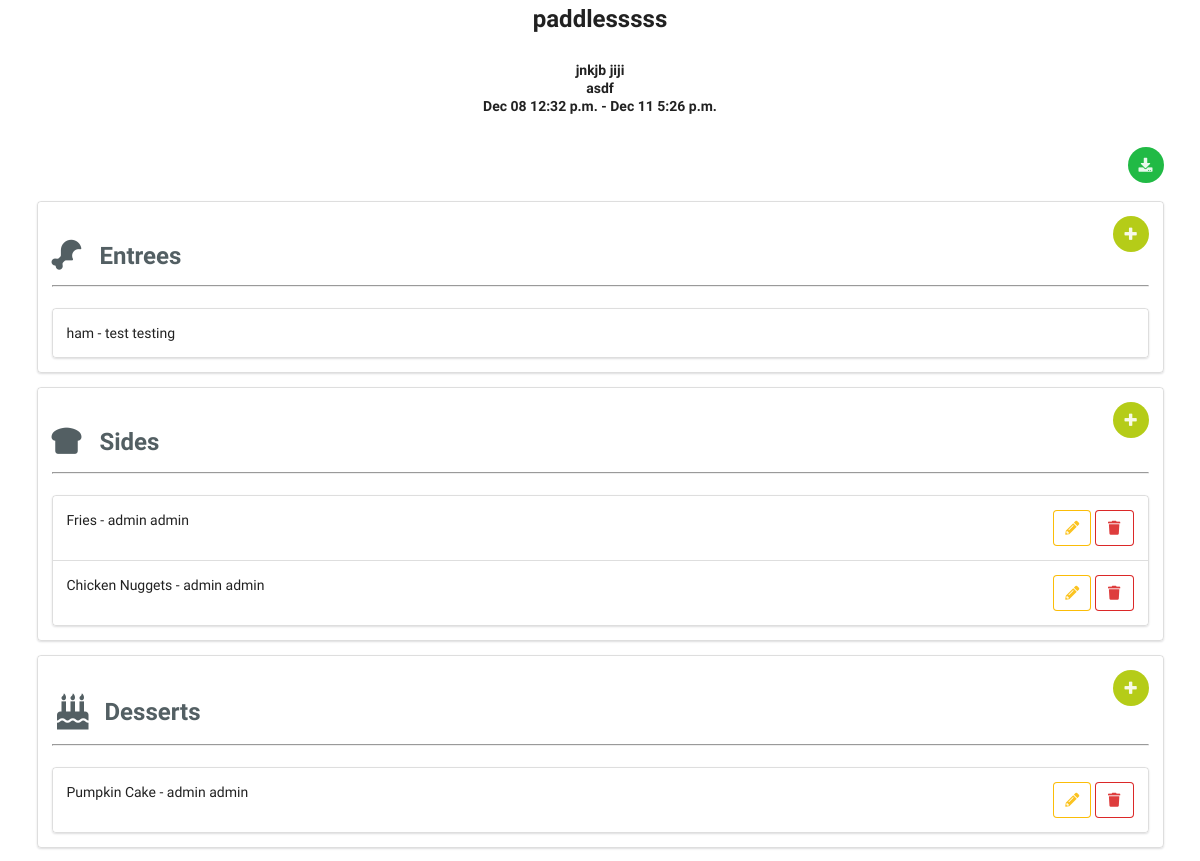
The page /events/16 (signed in, middle part) on the database as committed earlier.
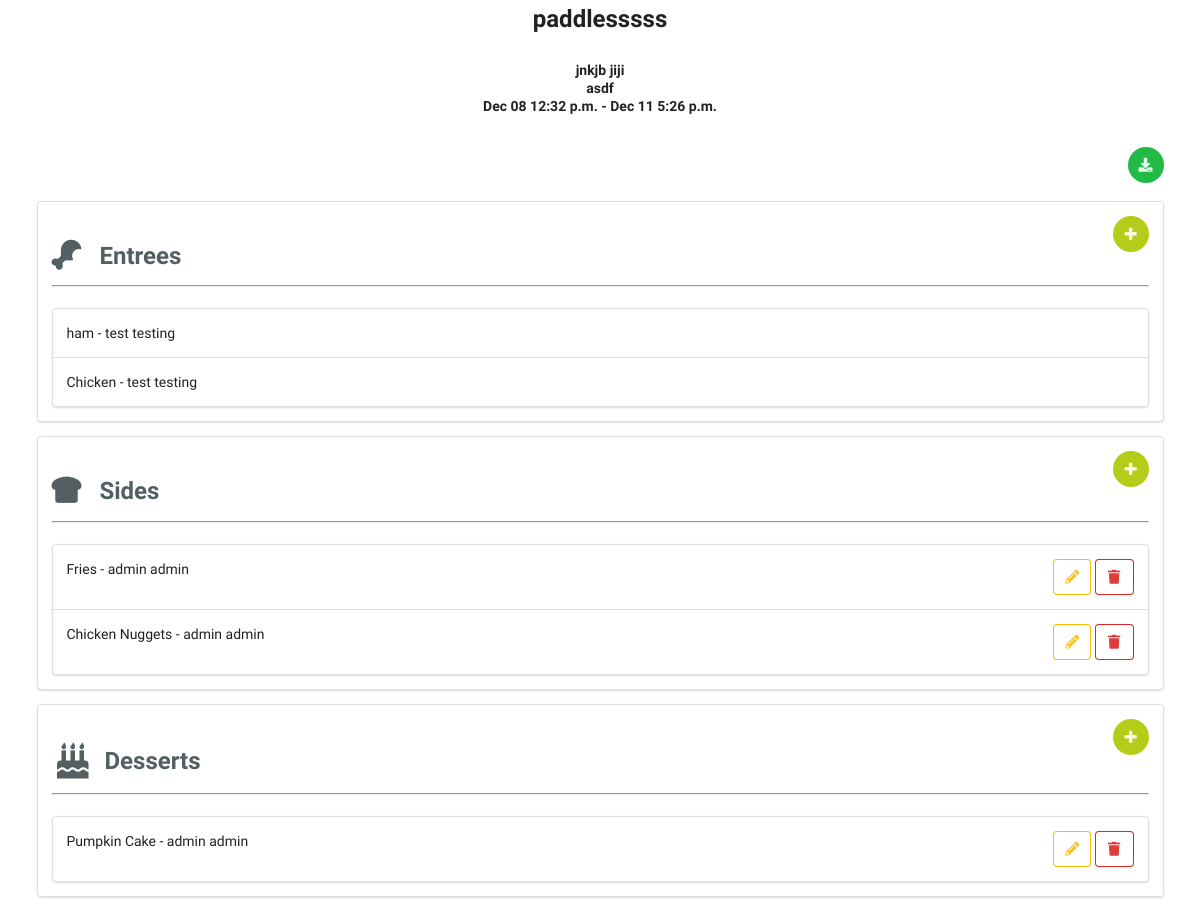
The same page on the database as committed later.
### planner/models.py (models this page shows, shortened)
class Item(models.Model):
  name = models.CharField(max_length=200)
  category = models.CharField(max_length=200)
  userId = models.IntegerField()
  image = models.ImageField(upload_to='pictures', default='pictures/noimg.jpg')
  event = models.ForeignKey(Event, on_delete=models.CASCADE)
  created_by = models.CharField(max_length=100, default='admin@admin.com')

### planner/views.py (the view)
# urls.py: path('events/<int:pk>', views.event_details, name="event_details"),
def event_details(request, pk):
  event = Event.objects.get(pk=pk)
  items = Item.objects.all()
  entrees = Item.objects.filter(category = 'Entree', event = event)
  sides = Item.objects.filter(category = 'Side', event = event)
  desserts = Item.objects.filter(category = 'Dessert', event = event)
  drinks = Item.objects.filter(category = 'Drink', event = event)
  supplies = Item.objects.filter(category = 'Supplie', event = event)
  username = request.user.first_name + " " + request.user.last_name
  context = {
    'event': event,
    'items': items,
    'entrees': entrees,
    'sides': sides,
    'desserts': desserts,
    'drinks': drinks,
    'supplies': supplies,
    'username': username,
  }
  return render(request, 'planner/eventdetails.html', context)

### planner/templates/planner/eventdetails.html (shortened to what the changed rows need)
{% extends 'planner/base.html' %}
{% block body %}
  <div class="ui container">
    <br />
    <br />
    <h2 class="ui center aligned header">
      <br />
      {{ event.name }}
    </h2>
    <br />
    <br />
    <div class="ui segments">
      <div class="ui segment">
        <h2 class="ui header" style="color: #535F63">
          <i class="fas fa-drumstick-bite fa-lg"></i>
          <div class="content">
            &nbsp; Entrees
          </div>
        </h2>
      </div>
      <div class="ui segments">
        {% if entrees.count == 0 %}
          <div class="ui segment">
            <h4 class="ui blue header">
              No one signed up for entrees
            </h4>
          </div>
        {% else %}
          {% for entree in entrees %}
            <div class="ui clearing segment">
              <p>{{ entree.name }} - {{ entree.created_by }}</p>
            </div>
          {% endfor %}
        {% endif %}
      </div>
    </div>
    <div class="ui segments">
      <div class="ui segment">
        <h2 class="ui header" style="color: #535F63">
          <i class="fas fa-bread-slice fa-lg"></i>
          <div class="content">
            &nbsp; Sides
          </div>
        </h2>
      </div>
      <div class="ui segments">
        {% if sides.count == 0 %}
          <div class="ui segment">
            <h4 class="ui blue header">
              No one signed up for sides
            </h4>
          </div>
        {% else %}
          {% for side in sides %}
            <div class="ui clearing segment">
              {% if side.created_by == username %}
                <a class="ui icon basic red button right floated" href="{% url 'delete_item' side.id %}">
                  <i class="icon trash red"></i>
                </a>
                <a class="ui icon basic yellow button right floated" href="{% url 'update_item' side.id %}">
                  <i class="icon pencil yellow"></i>
                </a>
              {% endif %}
              <p>{{ side.name }} - {{ side.created_by }}</p>
            </div>
          {% endfor %}
        {% endif %}
      </div>
    </div>
    <div class="ui segments">
      <div class="ui segment">
        <h2 class="ui header" style="color: #535F63">
          <i class="birthday cake icon"></i>
          <div class="content">
            Desserts
          </div>
        </h2>
      </div>
      <div class="ui segments">
        {% if desserts.count == 0 %}
          <div class="ui segment">
            <h4 class="ui blue header">
              No one signed up for desserts
            </h4>
          </div>
        {% else %}
          {% for dessert in desserts %}
            <div class="ui clearing segment">
              {% if dessert.created_by == username %}
                <a class="ui icon basic red button right floated" href="{% url 'delete_item' dessert.id %}">
                  <i class="icon trash red"></i>
                </a>
                <a class="ui icon basic yellow button right floated" href="{% url 'update_item' dessert.id %}">
                  <i class="icon pencil yellow"></i>
                </a>
              {% endif %}
              <p>{{ dessert.name }} - {{ dessert.created_by }}</p>
            </div>
          {% endfor %}
        {% endif %}
      </div>
    </div>
  </div>
  <br />
  <br />
  <br />
{%  endblock %}

Rows that differ between the two databases and show on the page:
added Item: name "Chicken", created_by "test testing", shown under "Entrees"
